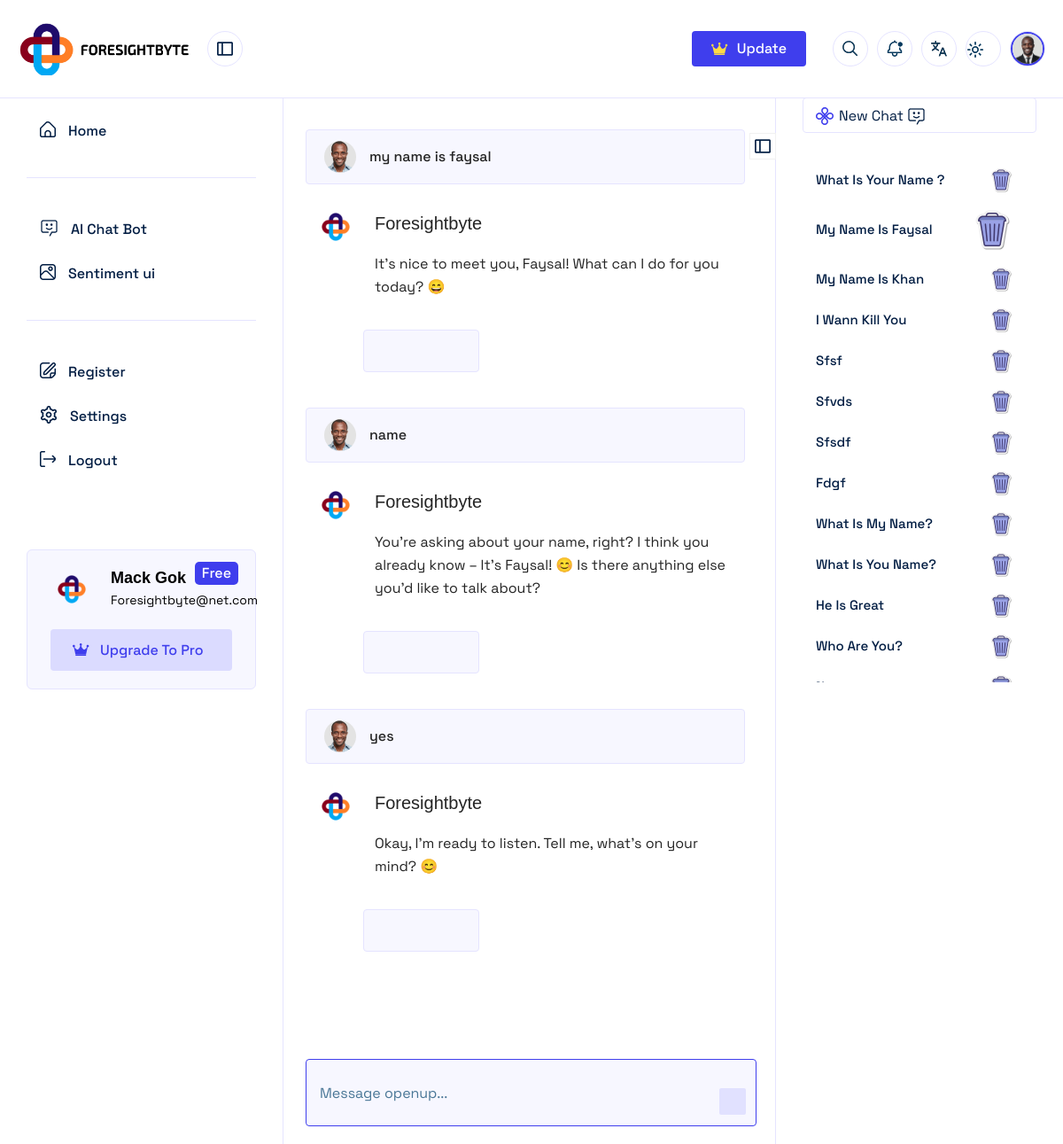
The page /dynamic/23 on the database its author committed.
### myapp/models.py (models this page shows)
class BaseModel(models.Model):
    created_at = models.DateTimeField(default=now, editable=False)
    updated_at = models.DateTimeField(auto_now_add=True, editable=False)
    class Meta:
        ordering = ['-created_at']
        abstract = True

class ChatBody(BaseModel):
    chatTitle_id = models.ForeignKey(ChatTitle, on_delete=models.CASCADE)
    question = models.TextField()
    answer = models.TextField()

class ChatTitle(BaseModel):
    subadminID = models.ForeignKey(Subadmin, on_delete=models.CASCADE,null=True, blank=True)
    customerID = models.ForeignKey(Customer, on_delete=models.CASCADE,null=True, blank=True)
    title = models.TextField()

### myapp/views.py (the view)
# urls.py: path('dynamic/<int:id>', dynamic, name='dynamic'),
def dynamic(request,id):
    chatBodys = ChatBody.objects.filter(chatTitle_id=id).order_by('id')
    chatBodyscount = ChatTitle.objects.all().count()
    chatTitles = ChatTitle.objects.all()
    request.session.flush()
    data ={
        'chatTitles':chatTitles,
        'chatBodys':chatBodys,
        'id':id,
        'chatBodyscount':chatBodyscount,
    }
    return render(request, 'a_mainchat.html',data)

### templates/a_mainchat.html (shortened to what this page needs)
{% extends 'chatbase.html' %}
{% load static %}
{% block chatbody %}
 <div class="main-center-content-m-left center-content search-sticky">
    <div class="question_answer__wrapper__chatbot" id="report_dynamic_field">
        {% for chatBody in chatBodys %}
        <div class="single__question__answer">
            <div class="question_user">
                <div class="left_user_info">
                    <img src="{% static 'chatbot/assets/images/avatar/03.png' %}" alt="avatar">
                    <div class="question__user">{{chatBody.question}}</div>
                </div>
                <div class="edit__icon openuptip" tooltip="Edit It">
                    <i class="fa-regular fa-pen-to-square"></i>
                </div>
            </div>
            <div class="answer__area">
                <div class="thumbnail">
                    <img src="{% static 'ui/assets/images/favicon.ico' %}" alt="avatar">
                </div>
                <div class="answer_main__wrapper">
                    <h4 class="common__title">Foresightbyte</h4>
                    <p class="disc">
                        {{chatBody.answer}}
                    </p>
                </div>
            </div>
            <div class="share-reaction-area">
                <ul>
                    <li><a href="#" class="openuptip" tooltip="Save It"><i class="fa-regular fa-bookmark"></i></a></li>
                    <li><a href="#" class="openuptip" tooltip="Like"><i class="fa-light fa-thumbs-up"></i></a></li>
                    <li><a href="#" class="openuptip" tooltip="Unlike"><i class="fa-regular fa-thumbs-down"></i></a></li>
                </ul>
            </div>
        </div>
        {% endfor %}
    </div>
    <div >
        <form action="#" class="search-form">
            <input type="text" name="tynChatInput"  id="tynChatInput" placeholder="Message openup...">
            <button id="chatbtn"><i class="fa-regular fa-arrow-up"></i></button>
        </form>
    </div>
</div>
<div class="right-side-bar-new-chat-option">
    <div class="new-chat-option">
        <a href="{% url 'chatui' %}">
            <img src="{% static 'chatbot/assets/images/logo/logo-02.png' %}" alt="logo">
            <img src="{% static 'chatbot/assets/images/icons/04.png' %}" alt="icons">
        </a>
    </div>
    <div class="chat-history-wrapper">
            <div class="chat-history-area-start">
                {% for chatTitle in chatTitles %}
                    {% if chatTitle.id == id %}
                <div class="single-history">
                    <a href="{% url 'dynamic' chatTitle.id %}"><p>{{ chatTitle.title|truncatechars:30 }}</p>
                    <a href="{% url 'dynamic_delete' chatTitle.id %}">
                        <img src="{% static 'chatbot/assets/images/icons/icons8-delete.svg' %}" alt="icons" width="50px">
                    </a>
                </div>
                {% else %}
                <div class="single-history">
                    <a href="{% url 'dynamic' chatTitle.id %}"><p>{{ chatTitle.title|truncatechars:30 }}</p></a>
                    <a href="{% url 'dynamic_delete' chatTitle.id %}">
                        <img src="{% static 'chatbot/assets/images/icons/icons8-delete.svg' %}" alt="icons" width="30px">
                    </a>
                </div>
                {% endif %}
                {% endfor %}
            </div>
    </div>
    <div class="right-side-open-clouse" id="collups-right">
        <img src="{% static 'chatbot/assets/images/icons/01.svg' %}" alt="icons">
    </div>
</div>
{% endblock chatbody %}

### rows shown on the page
ChatBody: question "my name is faysal", answer "It's nice to meet you, Faysal! What can I do for you today? 😄"
ChatBody: question "name", answer "You're asking about your name, right? I think you already know – It's Faysal! 😊 Is there anything else you'd like to talk about?"
ChatBody: question "yes", answer "Okay, I'm ready to listen. Tell me, what's on your mind? 😊"
ChatTitle: title "What Is Your Name ?"
ChatTitle: title "My Name Is Faysal"
ChatTitle: title "My Name Is Khan"
ChatTitle: title "I Wann Kill You"
ChatTitle: title "Sfsf"
ChatTitle: title "Sfvds"
ChatTitle: title "Sfsdf"
ChatTitle: title "Fdgf"
ChatTitle: title "What Is My Name?"
ChatTitle: title "What Is You Name?"
ChatTitle: title "He Is Great"
ChatTitle: title "Who Are You?"
